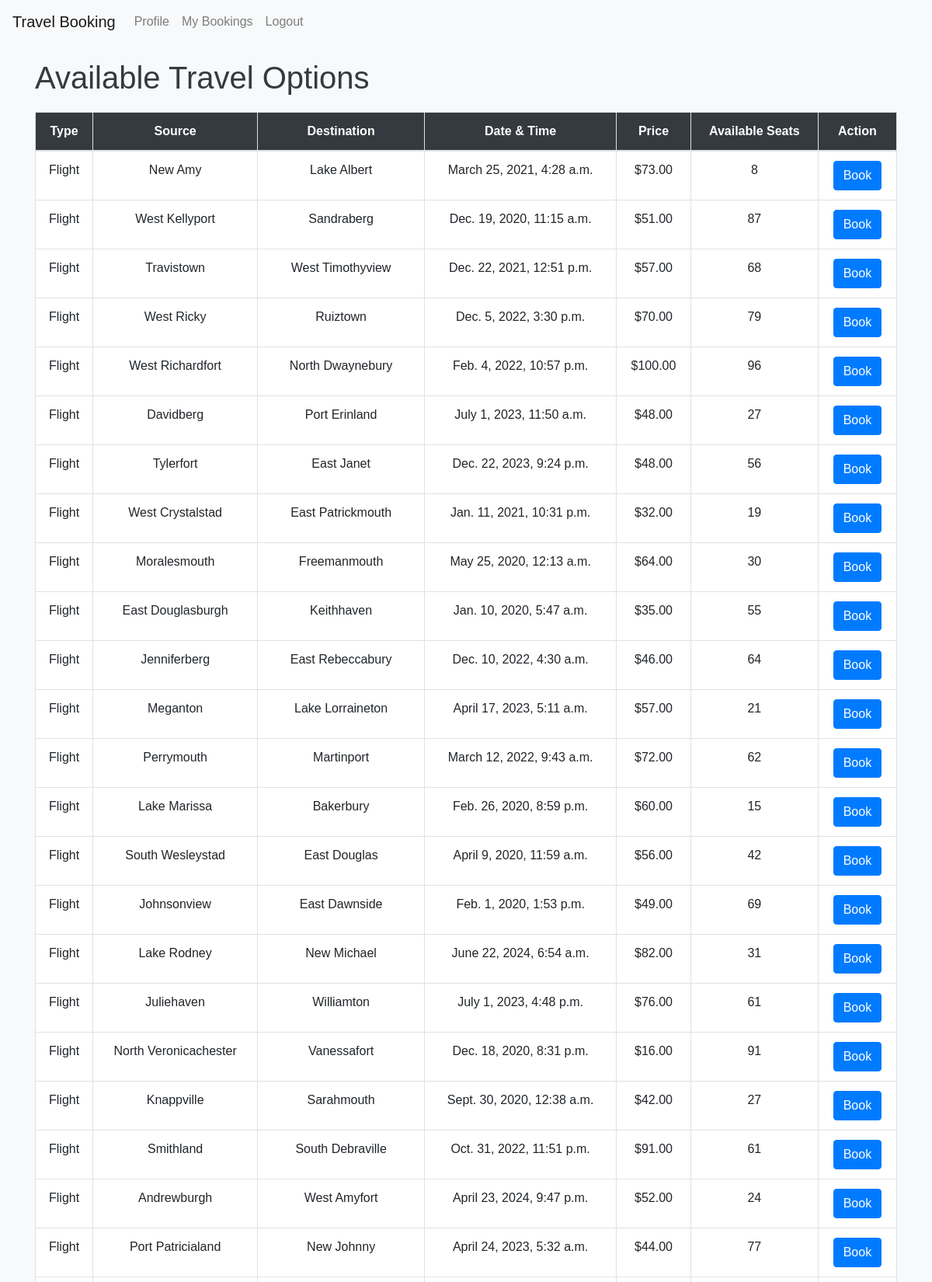
Page /travel_options/ (signed in, upper part) on the committed database.
### bookings/models.py (models this page shows, shortened)
class TravelOption(models.Model):
    TRAVEL_TYPE_CHOICES = [
        ('Flight', 'Flight'),
        ('Train', 'Train'),
        ('Bus', 'Bus'),
    ]
    travel_id = models.AutoField(primary_key=True)
    travel_type = models.CharField(max_length=10, choices=TRAVEL_TYPE_CHOICES, default='Flight')
    source = models.CharField(max_length=100)
    destination = models.CharField(max_length=100)
    date_time = models.DateTimeField()
    price = models.DecimalField(max_digits=10, decimal_places=2)
    available_seats = models.PositiveIntegerField()

### bookings/views.py (the view)
# urls.py: path('travel_options/', views.travel_options, name='travel_options'),
@login_required
def travel_options(request):
    options = TravelOption.objects.all()
    return render(request, 'travel_options.html', {'options': options})

### bookings/templates/travel_options.html (shortened to what this page needs)
{% extends 'base.html' %}
{% block content %}
    <h1>Available Travel Options</h1>
    <table class="table table-bordered">
        <thead>
            <tr>
                <th>Type</th>
                <th>Source</th>
                <th>Destination</th>
                <th>Date & Time</th>
                <th>Price</th>
                <th>Available Seats</th>
                <th>Action</th>
            </tr>
        </thead>
        <tbody>
            {% for option in options %}
            <tr>
                <td>{{ option.travel_type }}</td>
                <td>{{ option.source }}</td>
                <td>{{ option.destination }}</td>
                <td>{{ option.date_time }}</td>
                <td>${{ option.price }}</td>
                <td>{{ option.available_seats }}</td>
                <td><a href="{% url 'book' option.travel_id %}" class="btn btn-primary">Book</a></td>
            </tr>
            {% endfor %}
        </tbody>
    </table>
{% endblock %}

### bookings/static/bookings/styles.css (style rules this page uses)
body { font-family: Arial, sans-serif; background-color: #f8f9fa; }
h1 { color: #343a40; margin-bottom: 20px; }
.btn-primary { background-color: #007bff; border-color: #007bff; }
.table { margin-top: 20px; }
.table th, .table td { text-align: center; }
.table th { background-color: #343a40; color: #fff; }
.table td { background-color: #fff; }

### rows in the picture
TravelOption: travel_type "Flight", source "New Amy", destination "Lake Albert", date_time "March 25, 2021, 4:28 a.m.", price "73.00", available_seats "8"
TravelOption: travel_type "Flight", source "West Kellyport", destination "Sandraberg", date_time "Dec. 19, 2020, 11:15 a.m.", price "51.00", available_seats "87"
TravelOption: travel_type "Flight", source "Travistown", destination "West Timothyview", date_time "Dec. 22, 2021, 12:51 p.m.", price "57.00", available_seats "68"
TravelOption: travel_type "Flight", source "West Ricky", destination "Ruiztown", date_time "Dec. 5, 2022, 3:30 p.m.", price "70.00", available_seats "79"
TravelOption: travel_type "Flight", source "West Richardfort", destination "North Dwaynebury", date_time "Feb. 4, 2022, 10:57 p.m.", price "100.00", available_seats "96"
TravelOption: travel_type "Flight", source "Davidberg", destination "Port Erinland", date_time "July 1, 2023, 11:50 a.m.", price "48.00", available_seats "27"
TravelOption: travel_type "Flight", source "Tylerfort", destination "East Janet", date_time "Dec. 22, 2023, 9:24 p.m.", price "48.00", available_seats "56"
TravelOption: travel_type "Flight", source "West Crystalstad", destination "East Patrickmouth", date_time "Jan. 11, 2021, 10:31 p.m.", price "32.00", available_seats "19"
TravelOption: travel_type "Flight", source "Moralesmouth", destination "Freemanmouth", date_time "May 25, 2020, 12:13 a.m.", price "64.00", available_seats "30"
TravelOption: travel_type "Flight", source "East Douglasburgh", destination "Keithhaven", date_time "Jan. 10, 2020, 5:47 a.m.", price "35.00", available_seats "55"
TravelOption: travel_type "Flight", source "Jenniferberg", destination "East Rebeccabury", date_time "Dec. 10, 2022, 4:30 a.m.", price "46.00", available_seats "64"
TravelOption: travel_type "Flight", source "Meganton", destination "Lake Lorraineton", date_time "April 17, 2023, 5:11 a.m.", price "57.00", available_seats "21"
TravelOption: travel_type "Flight", source "Perrymouth", destination "Martinport", date_time "March 12, 2022, 9:43 a.m.", price "72.00", available_seats "62"
TravelOption: travel_type "Flight", source "Lake Marissa", destination "Bakerbury", date_time "Feb. 26, 2020, 8:59 p.m.", price "60.00", available_seats "15"
TravelOption: travel_type "Flight", source "South Wesleystad", destination "East Douglas", date_time "April 9, 2020, 11:59 a.m.", price "56.00", available_seats "42"
TravelOption: travel_type "Flight", source "Johnsonview", destination "East Dawnside", date_time "Feb. 1, 2020, 1:53 p.m.", price "49.00", available_seats "69"
TravelOption: travel_type "Flight", source "Lake Rodney", destination "New Michael", date_time "June 22, 2024, 6:54 a.m.", price "82.00", available_seats "31"
TravelOption: travel_type "Flight", source "Juliehaven", destination "Williamton", date_time "July 1, 2023, 4:48 p.m.", price "76.00", available_seats "61"
TravelOption: travel_type "Flight", source "North Veronicachester", destination "Vanessafort", date_time "Dec. 18, 2020, 8:31 p.m.", price "16.00", available_seats "91"
TravelOption: travel_type "Flight", source "Knappville", destination "Sarahmouth", date_time "Sept. 30, 2020, 12:38 a.m.", price "42.00", available_seats "27"
TravelOption: travel_type "Flight", source "Smithland", destination "South Debraville", date_time "Oct. 31, 2022, 11:51 p.m.", price "91.00", available_seats "61"
TravelOption: travel_type "Flight", source "Andrewburgh", destination "West Amyfort", date_time "April 23, 2024, 9:47 p.m.", price "52.00", available_seats "24"
TravelOption: travel_type "Flight", source "Port Patricialand", destination "New Johnny", date_time "April 24, 2023, 5:32 a.m.", price "44.00", available_seats "77"
